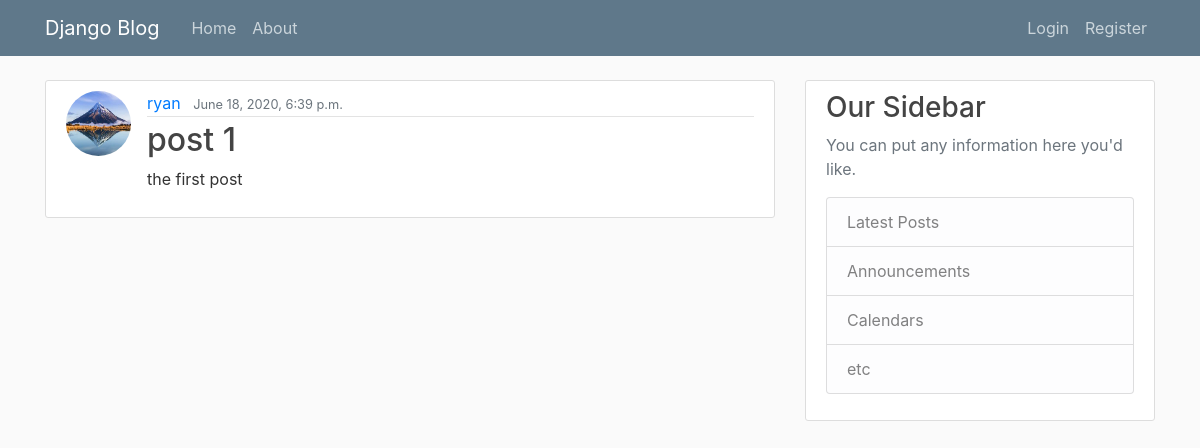
Before: / with the older database file.
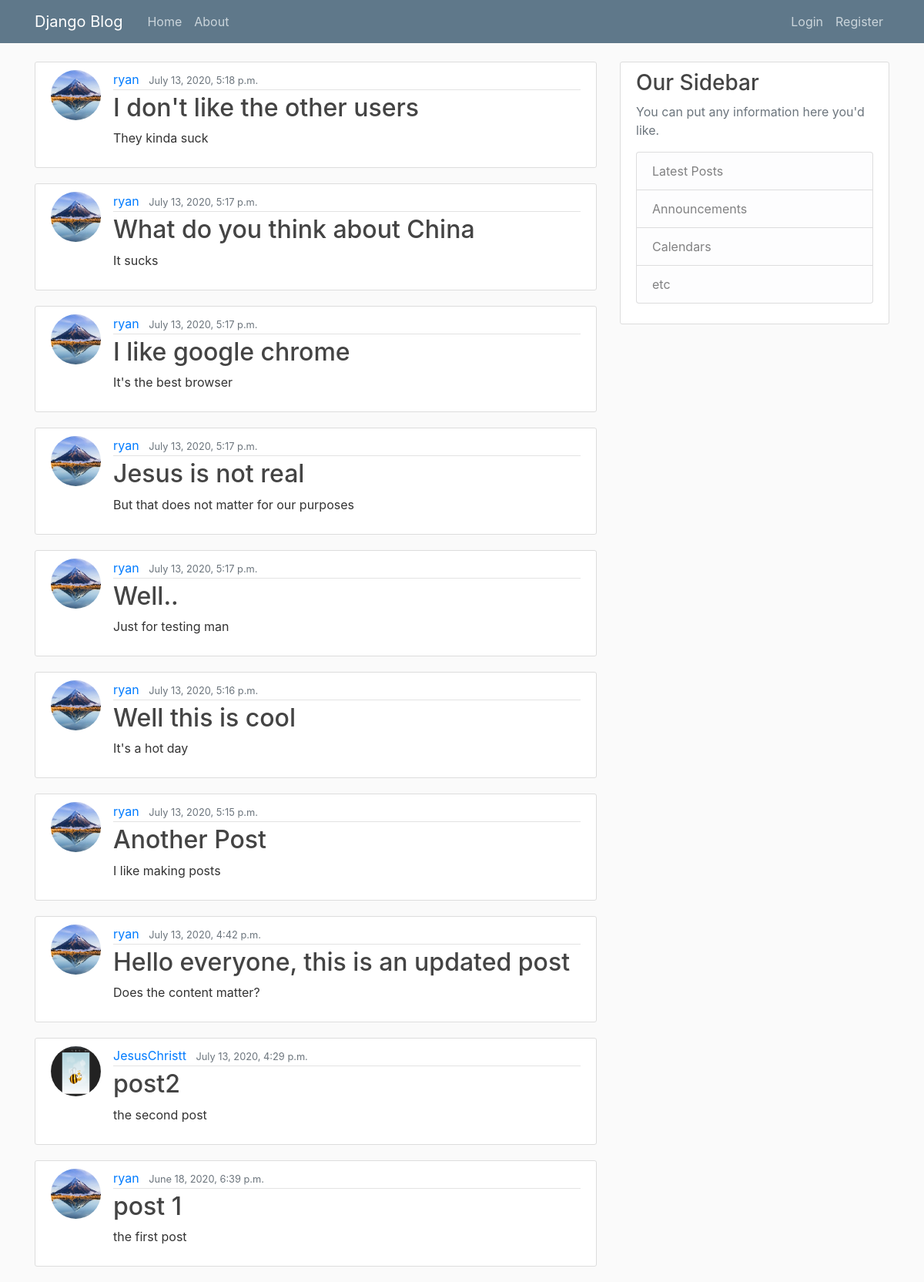
After: the same page with the newer database file.
### blog/models.py (models this page shows, shortened)
class Post(models.Model):
	title = models.CharField(max_length = 100)
	content = models.TextField()
	date_posted = models.DateTimeField(default = timezone.now)
	author = models.ForeignKey(User, on_delete = models.CASCADE)

### users/models.py (models this page shows, shortened)
class Profile(models.Model):
    user = models.OneToOneField(User, on_delete=models.CASCADE)
    image = models.ImageField(default='default.jpg', upload_to='profile_pics')

### blog/views.py (the view)
# urls.py: path('', PostListView.as_view(), name = 'blog-home'),
class PostListView(ListView):
	model = Post
	template_name = 'blog/home.html'
	context_object_name = 'posts'
	ordering = ['-date_posted']

### blog/templates/blog/home.html
{% extends "blog/base.html"%}
{%block Content%}
	{%for post in posts%}
	<article class="media content-section">
        <img class = "rounded-circle article-img" src="{{ post.author.profile.image.url }}">
    <div class="media-body">
        <div class="article-metadata">
            <a class="mr-2" href="#">{{post.author}}</a>
            <small class="text-muted">{{post.date_posted}}</small>
        </div>
        <h2><a class="article-title" href="{% url 'post-detail' post.id %}">{{ post.title }}</a></h2>
        <p class="article-content">{{ post.content }}</p>
    </div>
</article>
	{% endfor %}
{%endblock Content%}

### blog/templates/blog/base.html (shortened to what this page needs)
{%load static%}
<!DOCTYPE html>
<html>
    <head>
        <link rel="stylesheet" href="https://stackpath.bootstrapcdn.com/bootstrap/4.5.0/css/bootstrap.min.css">
        <link rel="stylesheet" type="text/css" href="{%static 'blog/main.css'%}">
    </head>
    <body>
        <header class="site-header">
        <nav class="navbar navbar-expand-md navbar-dark bg-steel fixed-top">
            <div class="container">
                <a class="navbar-brand mr-4" href="/">Django Blog</a>
                <div class="collapse navbar-collapse" id="navbarToggle">
                    <div class="navbar-nav mr-auto">
                        <a class="nav-item nav-link" href="{% url 'blog-home' %}">Home</a>
                        <a class="nav-item nav-link" href="{% url 'blog-about' %}">About</a>
                    </div>
                    <div class="navbar-nav">
                        {% if user.is_authenticated %}
                            <a class = "nav-item nav-link" href="{% url 'post-create' %}">Create Post</a>
                            <a class = "nav-item nav-link" href="{% url 'profile' %}">Your Profile</a>
                            <a class = "nav-item nav-link" href="{% url 'logout' %}">Logout</a>
                        {% else %}
                        <a class = "nav-item nav-link" href="{% url 'login' %}">Login</a>
                        <a class = "nav-item nav-link" href="{% url 'register' %}">Register</a>
                        {% endif %}
                    </div>
                </div>
            </div>
        </nav>
        <main role="main" class="container">
            <div class="row">
                <div class="col-md-8">
                    {% block Content %}
                    {% endblock Content%}
                </div>
                <div class="col-md-4">
                    <div class="content-section">
                        <h3>Our Sidebar</h3>
                        <p class='text-muted'>You can put any information here you'd like.
                        <ul class="list-group">
                            <li class="list-group-item list-group-item-light">Latest Posts</li>
                            <li class="list-group-item list-group-item-light">Announcements</li>
                            <li class="list-group-item list-group-item-light">Calendars</li>
                            <li class="list-group-item list-group-item-light">etc</li>
                        </ul>
                        </p>
                    </div>
                </div>
            </div>
        </main>
    </body>
</html>

### blog/static/blog/main.css (style rules this page uses)
body { background: #fafafa; color: #333333; margin-top: 5rem; }
h1, h2, h3, h4, h5, h6 { color: #444444; }
ul { margin: 0; }
.bg-steel { background-color: #5f788a; }
.site-header .navbar-nav .nav-link { color: #cbd5db; }
.content-section { background: #ffffff; padding: 10px 20px; border: 1px solid #dddddd; border-radius: 3px; margin-bottom: 20px; }
.article-title { color: #444444; }
.article-content { white-space: pre-line; }
.article-img { height: 65px; width: 65px; margin-right: 16px; }
.article-metadata { padding-bottom: 1px; margin-bottom: 4px; border-bottom: 1px solid #e3e3e3 }

Changed rows visible on the page:
added Post: author.profile.image (picture), author "ryan", date_posted "July 13, 2020, 5:18 p.m.", title "I don't like the other users", content "They kinda suck"
added Post: author.profile.image (picture), author "ryan", date_posted "July 13, 2020, 5:17 p.m.", title "What do you think about China", content "It sucks"
added Post: author.profile.image (picture), author "ryan", date_posted "July 13, 2020, 5:17 p.m.", title "I like google chrome", content "It's the best browser"
added Post: author.profile.image (picture), author "ryan", date_posted "July 13, 2020, 5:17 p.m.", title "Jesus is not real", content "But that does not matter for our purposes"
added Post: author.profile.image (picture), author "ryan", date_posted "July 13, 2020, 5:17 p.m.", title "Well..", content "Just for testing man"
added Post: author.profile.image (picture), author "ryan", date_posted "July 13, 2020, 5:16 p.m.", title "Well this is cool", content "It's a hot day"
added Post: author.profile.image (picture), author "ryan", date_posted "July 13, 2020, 5:15 p.m.", title "Another Post", content "I like making posts"
added Post: author.profile.image (picture), author "ryan", date_posted "July 13, 2020, 4:42 p.m.", title "Hello everyone, this is an updated post", content "Does the content matter?"
added Post: author.profile.image (picture), author "JesusChristt", date_posted "July 13, 2020, 4:29 p.m.", title "post2", content "the second post"
